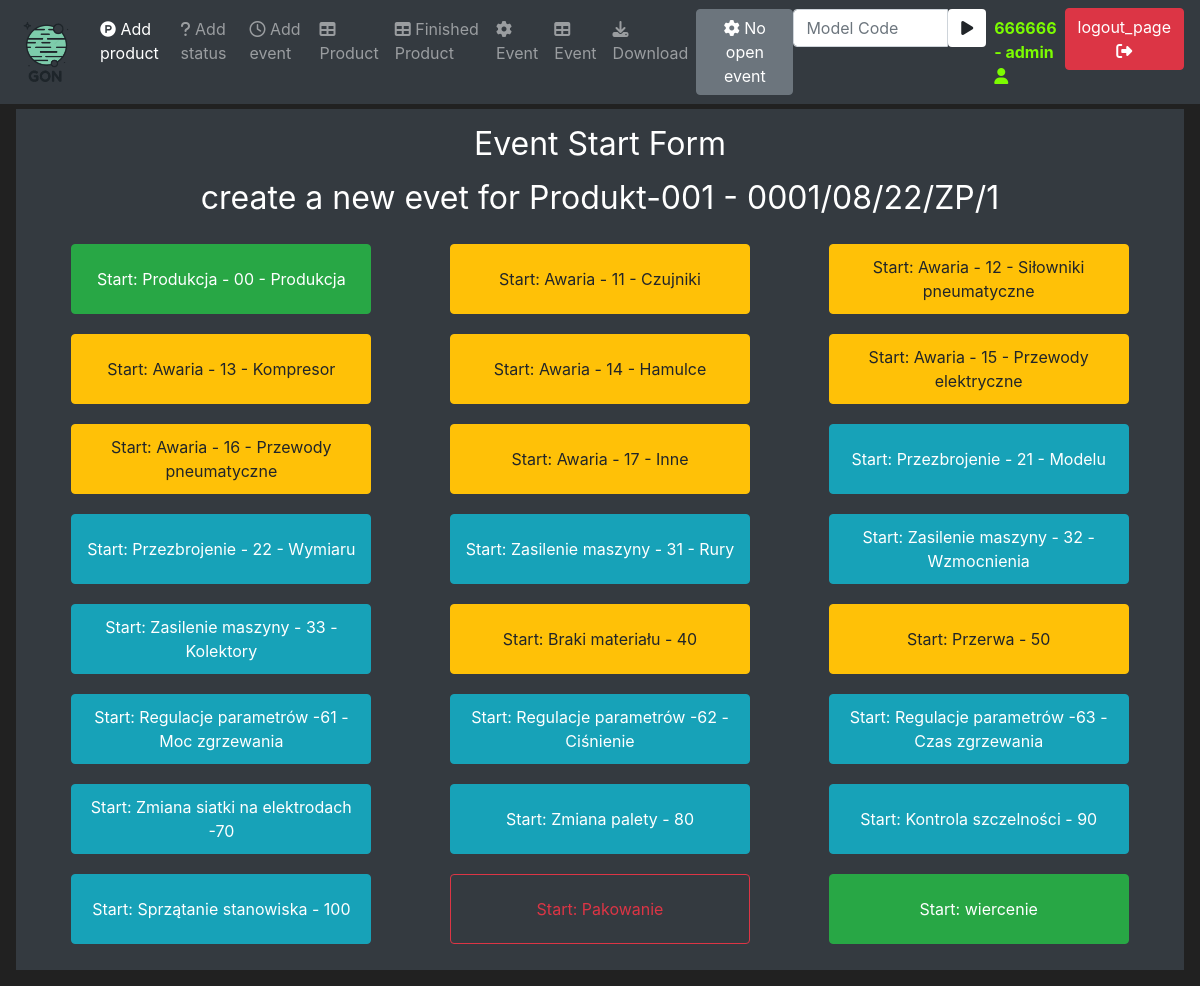
/eventStartStop (signed in), run on an earlier commit of the app's database.
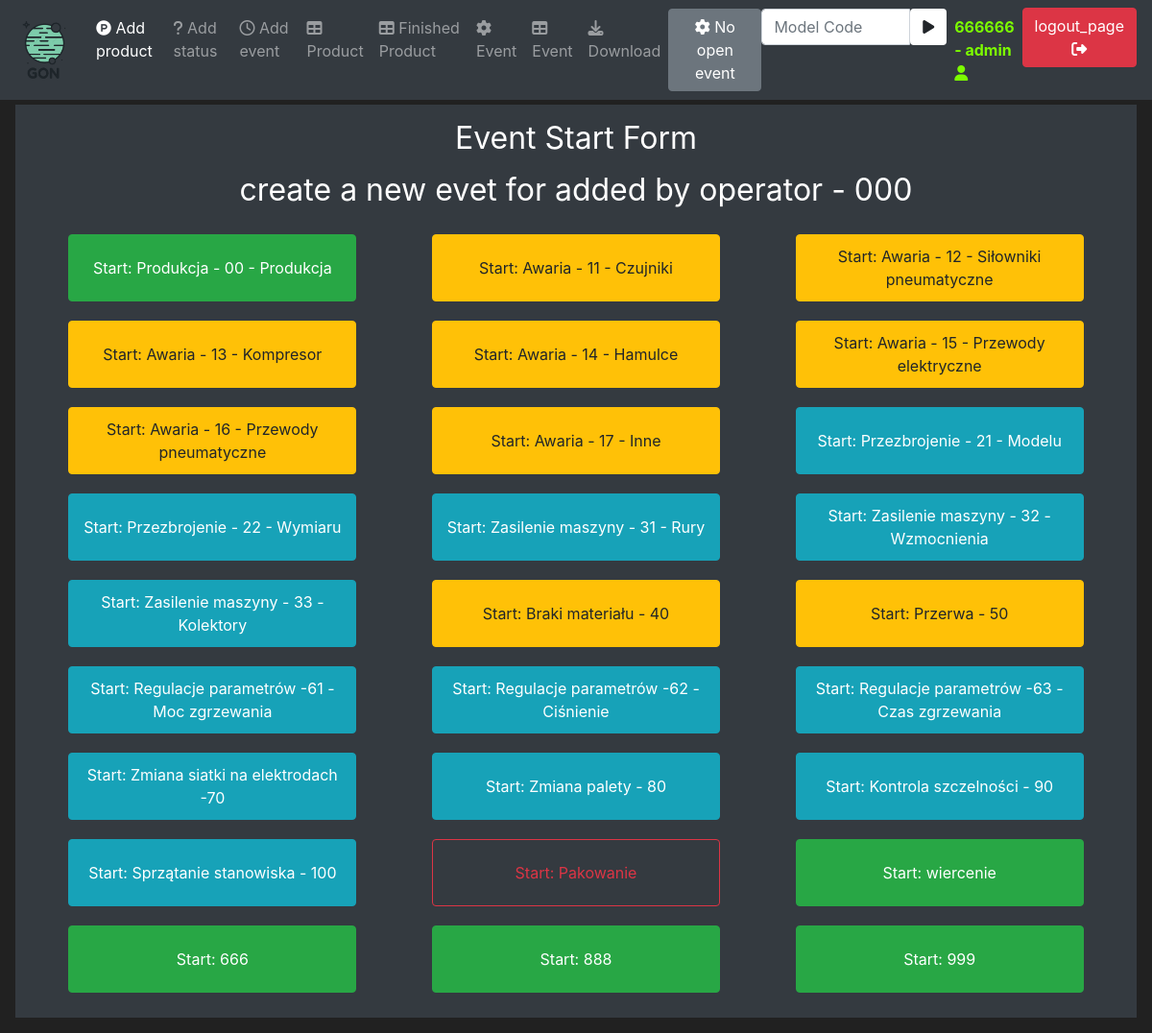
And on a later commit of the database.
### mainApp/models/user.py (models this page shows, shortened)
class User(UserMixin, db.Model):
    id = db.Column(db.Integer, primary_key=True, unique=True)
    username = db.Column(db.String(100), unique=True)
    password_hash = db.Column(db.String())
    email_address = db.Column(db.String())
    role = db.Column(db.Integer)

### mainApp/models/product.py (models this page shows, shortened)
class Product(db.Model):
    id = db.Column(db.Integer, primary_key=True)
    modelCode = db.Column(db.String(20), unique=True)
    modelName = db.Column(db.String(20))
    orderStatus = db.Column(db.String(20))
    startDate = db.Column(db.Integer)
    executionDate = db.Column(db.Integer)

### mainApp/models/status.py (models this page shows, shortened)
class Status(db.Model):
    id = db.Column(db.Integer, primary_key=True)
    statusCode = db.Column(db.Integer)
    statusName = db.Column(db.String(20), unique=True)
    production = db.Column(db.String(20))

### mainApp/events/events.py (the view, shortened to what this page needs)
@ app.route('/eventStartStop', methods=('GET', 'POST'))
@ login_required
def event_start_stop_page():
    eventStartForm = EventStartForm()
    eventCloseForm = EventCloseForm()
    now = datetime.today()
    now = now.timestamp()
    now = int(now)
    print(now)
    openProductList = Product.query.filter(or_(Product.orderStatus == "Open", and_(
        Product.orderStatus == "Auto", Product.startDate <= now, Product.executionDate >= now)))
    statusList = Status.query.all()
    openEventList = Event.query.filter(Event.endDate == None)
    openEvents = openEventsCounter()
    return render_template('eventStartForm.html', openProductList=openProductList, statusList=statusList, openEventList=openEventList, eventStartForm=eventStartForm, eventCloseForm=eventCloseForm, openEvents=openEvents)

### mainApp/events/forms.py
class EventStartForm(FlaskForm):
    submit = SubmitField(label="Start Event")

class EventCloseForm(FlaskForm):
    okCounter = IntegerField(label="Ok Counter:", validators=[DataRequired()])
    nokCounter = IntegerField(label="Nok Counter:", validators=[DataRequired()])
    submit = SubmitField(label="Close Event")

### mainApp/events/events.py (called while the page is built)
def openEventsCounter():
    openEventCounter = 0
    activEventsList = Event.query.filter(Event.endDate == None)
    for activEventList in activEventsList:
        openEventCounter += 1
    return openEventCounter

### mainApp/models/user.py (called while the page is built)
@login_manager.user_loader
def load_user(user_id):
    return User.query.get(int(user_id))

### mainApp/templates/eventStartForm.html (shortened to what this page needs)
{% extends 'base.html' %}
{% block content %}
{% set activeTask = namespace(activeTask=false) %}
{% set activeTask = namespace(activeStatus=false) %}
<div class="text-center">
    <div class="container">
        <h1 class="h2 mb-3 font-weight-normal">
            {{ _('Event Start Form')}}
        </h1>
        {% for openProduct in openProductList %}
        <h3 class="h2 mb-3 font-weight-normal">
            {{ _('create a new evet for')}} {{openProduct.modelName}} - {{ openProduct.modelCode}}
        </h3>
        <div class="row">
            {% for status in statusList %}
            {% for openEvent in openEventList %}
            {% if openEvent.idProd == openProduct.id and openEvent.idStatus == status.id%}
            {% set activeTask.activeTask = True %}
            {% endif %}
            {% endfor %}
            {% endfor %}
            {% for status in statusList %}
            {% if status.production == "Prod" and not activeTask.activeTask %}
            <div class="col text-center">
                <button class="btn btn-outline btn-success buttonFull" data-toggle="modal"
                    data-target="#Modal-Start-{{openProduct.id}}-{{status.id}}-{{current_user.id}}">Start: {{
                    status.statusName }}</button>
            </div>
            {% endif %}
            {% if status.production == "Error" and not activeTask.activeTask %}
            <div class="col text-center">
                <button class="btn btn-outline btn-warning buttonFull" data-toggle="modal"
                    data-target="#Modal-Start-{{openProduct.id}}-{{status.id}}-{{current_user.id}}">Start: {{
                    status.statusName }}</button>
            </div>
            {% endif %}
            {% if status.production == "TPZ" and not activeTask.activeTask %}
            <div class="col text-center">
                <button class="btn btn-outline btn-info buttonFull" data-toggle="modal"
                    data-target="#Modal-Start-{{openProduct.id}}-{{status.id}}-{{current_user.id}}">Start: {{
                    status.statusName }}</button>
            </div>
            {% endif %}
            {% if status.production == "Finish" and not activeTask.activeTask %}
            <div class="col text-center">
                <button class="btn btn-outline btn-outline-danger buttonFull" data-toggle="modal"
                    data-target="#Modal-Start-{{openProduct.id}}-{{status.id}}-{{current_user.id}}">Start: {{
                    status.statusName }}</button>
            </div>
            {% endif %}
            {% set activeTask.activeStatus = False %}
            {% endfor %}
        </div>
        {% set activeTask.activeTask = False %}
        {% endfor %}
    </div>
</div>
{% endblock %}

### mainApp/templates/base.html (shortened to what this page needs)
<!doctype html>
<html lang="en">
<head>
   <link rel="stylesheet" href="https://cdn.jsdelivr.net/npm/bootstrap@4.5.3/dist/css/bootstrap.min.css"
>
   <link rel="stylesheet" href="https://cdnjs.cloudflare.com/ajax/libs/font-awesome/4.7.0/css/font-awesome.min.css">
</head>
<body>
   <nav class="navbar navbar-expand-md navbar-dark bg-dark fixed-top">
      <a class="navbar-brand" href="{{url_for('home_page')}}"><img src="/static/LogoBIG.png" alt="..." height="60"
            class="d-inline-block"></a>
      <div class="collapse navbar-collapse" id="navbarNav">
         <ul class="navbar-nav mr-auto">
            {% if current_user.role == "admin"%}
            <li class="nav-item active">
               <a class="nav-link" href="{{url_for('product_page')}}"><i class='fa fa-product-hunt'></i> {{ _('Add product')}}</a>
            </li>
            <li class="nav-item">
               <a class="nav-link" href="{{url_for('status_page')}}"><i class='fa fa-question'></i> {{ _('Add status')}}</a>
            </li>
            <li class="nav-item">
               <a class="nav-link" href="{{url_for('event_page')}}"><i class='fa fa-clock-o'></i> {{ _('Add event')}}</a>
            </li>
            <li class="nav-item">
               <a class="nav-link" href="{{url_for('product_table_page')}}"><i class='fa fa-table'></i> {{ _('Product')}}</a>
            </li>
            {% endif %}
            <li class="nav-item">
               <a class="nav-link" href="{{url_for('product_finished_table_page')}}"><i class='fa fa-table'></i> {{ _('Finished Product')}}</a>
            </li>
            <li class="nav-item">
               <a class="nav-link" href="{{url_for('event_start_stop_page')}}"><i class='fa fa-cog'></i>
                  {{ _('Event')}}</a>
            </li>
            {% if current_user.role == "admin"%}
            <li class="nav-item">
               <a class="nav-link" href="{{url_for('event_table_page')}}"><i class='fa fa-table'></i> {{ _('Event')}}</a>
            </li>
            <li class="nav-item">
               <a class="nav-link" href="{{url_for('download_report_page')}}"><i class="fa fa-download"></i>
                  {{ _('Download')}}</a>
            </li>
            {% endif %}
            {% if openEvents == 0%}
            <li class="nav-item">
               <a class="btn btn-secondary navbar-btn" href="#"><i class='fa fa-cog'></i>
                  No open event</a>
            </li>
            {% else %}
            <li class="nav-item">
               <a class="btn btn-danger navbar-btn" href="{{url_for('event_all_stop_page')}}"><i class='fa fa-hand-paper-o'></i><i class='fa fa-cog fa-spin'></i>
                  {{ _('Force STOP')}} {{openEvents}} {{ _('event')}}</a>
            </li>
            {% endif %}
            {% if current_user.is_authenticated %}
            <form method="POST" class="navbar-form navbar-left" action="{{url_for('active_product_page')}}">
               <div class="input-group">
                  <input type="text" class="form-control" placeholder="Model Code" name="modelCode" autofocus="autofocus">
                  <div class="input-group-btn">
                     <button class="btn btn-default bg-white" type="submit">
                        <i class="fa fa-play"></i>
                     </button>
                  </div>
               </div>
            </form>
            {% endif %}
         </ul>
         {% if current_user.is_authenticated %}
         <ul class="navbar-nav">
            <li class="nav-item">
               <a class="nav-link" style="color: lawngreen; font-weight: bold" href="#">{{current_user.username}}
                   - {{ current_user.role }} <i class='fa fa-user'></i></a>
            </li>
            <li class="nav-item">
               <a class="btn btn-danger navbar-btn" href="{{url_for('logout_page')}}">{{ _('logout_page')}} <i
                     class='fa fa-sign-out'></i></a>
            </li>
         </ul>
         {% endif %}
      </div>
   </nav>
   <br>
   <div class="position-relative overflow-hidden p-3 p-md-3 m-md-3 text-center bg-dark" style="color:white">
      {% block content %}
      {% endblock %}
   </div>
</body>
</html>

### mainApp/templates/base.html (style rules this page uses)
body { background-color: #212121; color: white }
.buttonFull { width: 300px !important; height: 70px !important; margin: 10px; }

What changed in the data, as far as the page shows it:
no longer on this page (row edited): Product: modelName "Produkt-001", modelCode "0001/08/22/ZP/1", Status (statusName "Produkcja - 00 - Produkcja"), Status (statusName "Awaria - 11 - Czujniki"), Status (statusName "Awaria - 12 - Siłowniki pneumatyczne"), Status (statusName "Awaria - 13 - Kompresor"), Status (statusName "Awaria - 14 - Hamulce"), Status (statusName "Awaria - 15 - Przewody elektryczne"), Status (statusName "Awaria - 16 - Przewody pneumatyczne"), Status (statusName "Awaria - 17 - Inne"), Status (statusName "Przezbrojenie - 21 - Modelu"), Status (statusName "Przezbrojenie - 22 - Wymiaru"), Status (statusName "Zasilenie maszyny - 31 - Rury"), Status (statusName "Zasilenie maszyny - 32 - Wzmocnienia"), Status (statusName "Zasilenie maszyny - 33 - Kolektory"), Status (statusName "Braki materiału - 40"), Status (statusName "Przerwa - 50"), Status (statusName "Regulacje parametrów -61 - Moc zgrzewania"), Status (statusName "Regulacje parametrów -62 - Ciśnienie"), Status (statusName "Regulacje parametrów -63 - Czas zgrzewania"), Status (statusName "Zmiana siatki na elektrodach -70"), Status (statusName "Zmiana palety - 80"), Status (statusName "Kontrola szczelności - 90"), Status (statusName "Sprzątanie stanowiska - 100"), Status (statusName "Pakowanie"), Status (statusName "wiercenie")
now on this page (row edited): Product: modelName "added by operator", modelCode "000", Status (statusName "Produkcja - 00 - Produkcja"), Status (statusName "Awaria - 11 - Czujniki"), Status (statusName "Awaria - 12 - Siłowniki pneumatyczne"), Status (statusName "Awaria - 13 - Kompresor"), Status (statusName "Awaria - 14 - Hamulce"), Status (statusName "Awaria - 15 - Przewody elektryczne"), Status (statusName "Awaria - 16 - Przewody pneumatyczne"), Status (statusName "Awaria - 17 - Inne"), Status (statusName "Przezbrojenie - 21 - Modelu"), Status (statusName "Przezbrojenie - 22 - Wymiaru"), Status (statusName "Zasilenie maszyny - 31 - Rury"), Status (statusName "Zasilenie maszyny - 32 - Wzmocnienia"), Status (statusName "Zasilenie maszyny - 33 - Kolektory"), Status (statusName "Braki materiału - 40"), Status (statusName "Przerwa - 50"), Status (statusName "Regulacje parametrów -61 - Moc zgrzewania"), Status (statusName "Regulacje parametrów -62 - Ciśnienie"), Status (statusName "Regulacje parametrów -63 - Czas zgrzewania"), Status (statusName "Zmiana siatki na elektrodach -70"), Status (statusName "Zmiana palety - 80"), Status (statusName "Kontrola szczelności - 90"), Status (statusName "Sprzątanie stanowiska - 100"), Status (statusName "Pakowanie"), Status (statusName "wiercenie")
added Status: statusName "666", shown under "create a new evet for"
added Status: statusName "888", shown under "create a new evet for"
added Status: statusName "999", shown under "create a new evet for"
